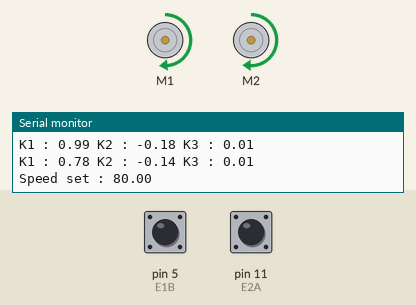
Bench run of a sketch on a simulated Arduino Uno, built with avr-gcc and run on an emulated ATmega328P. Shown: 2 × DC motor (green arrow = forward, orange = backward, longer = faster), the last lines printed to the serial monitor. The inputs (shaded band) are chosen by the test bench; at power-on: pin 5 (E1B) LOW, pin 11 (E2A) LOW.

Above: at 1.2 s.
1.3 s: pin 5 (E1B) pulsed HIGH 5 times (0.12 s each, 0.3 s apart)
At 3.0 s:
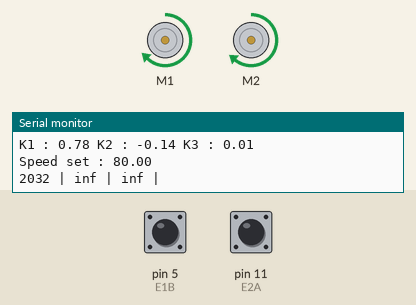
5.8 s: pin 11 (E2A) pulsed HIGH 5 times (0.12 s each, 0.3 s apart)
At 7.1 s:
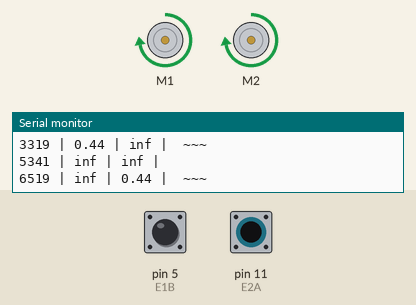
Timing chart, 0 to 8.8 s (numbered marks = the images above; inputs shaded):
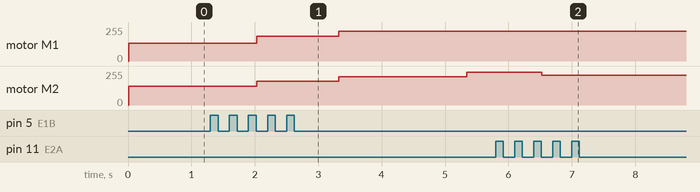

The sketch:

PID_controller.ino
```cpp
#include "DualVNH5019MotorShield.h"
//#include "TimerOne.h"

DualVNH5019MotorShield md;
long E2A = 11;
long E2B = 13;
long E1A = 3;
long E1B = 5;
float avgSpeed1 = 0;
float avgSpeed2 = 0;
float avgSpeeds1[25];
float avgSpeeds2[25];
int count1 = 0;
int count2 = 0;
int timer1_counter;

#define M1k  0.34003
#define M1ts  0.00465//78,0.00565
#define M1td  0.1//12//066//0.047;//0.07625;

#define M2k  0.33309
#define M2ts  0.0036//36 //77;
#define M2td  0.1//116 // 0.8 //Less turn right, more urn left


float M1k1, M1k2, M1k3;
float M2k1, M2k2, M2k3;
float errorCtrl = 2;
float error1[3] = {0, 0, 0};
float error2[3] = {0, 0, 0};
float setSpeed1, setSpeed2, rpm = 80;
float totalCount;
long errorCount;
#define ledPin 13

void stopIfFault()
{
  if (md.getM1Fault())
  {
    Serial.println("M1 fault");
    while (1);
  }
  if (md.getM2Fault())
  {
    Serial.println("M2 fault");
    while (1);
  }
}

void setup()
{
  Serial.begin(115200);
  Serial.println("Dual VNH5019 Motor Shield");
  pinMode(E1A, INPUT);
  pinMode(E1B, INPUT);
  pinMode(E2A, INPUT);
  pinMode(E2B, INPUT);
  PIDGearController1();
  PIDGearController2();

  Serial.print("Speed set : ");
  Serial.println(rpm);

  setSpeed1 = 210;
  setSpeed2 = 220;

  errorCount = 0;
  totalCount = 0;

  md.init();

  md.setM1Speed(setSpeed1);
  md.setM2Speed(setSpeed2);
}

void findSpeed(void)
{
  float speed_E1A, speed_E2A, speed_E1B, speed_E2B;
  speed_E1A = getSpeed(pulseIn(E1A, HIGH));
  speed_E1B = getSpeed(pulseIn(E1B, HIGH));
  speed_E2A = getSpeed(pulseIn(E2A, HIGH));
  speed_E2B = getSpeed(pulseIn(E2B, HIGH));

  Serial.print(millis());
  Serial.print(", ");
  //  Serial.print("M1 : ");
  Serial.print((speed_E1B + speed_E1A) / 2);
  Serial.print(", ");
  //  Serial.print("M2 : ");
  Serial.println((speed_E2B + speed_E2A) / 2);

}


void loop() {

  //  Serial.print("Set Speed 1 : ");
  //  Serial.print(setSpeed1);
  //  Serial.print("Set Speed 2 : ");
  //  Serial.println(setSpeed2);
  if (totalCount == 100) {
    Serial.println();
    Serial.println("~~~~~");
    Serial.print("Error Rate : ");
    Serial.println(errorCount / totalCount);
    Serial.println("~~~~~");
    Serial.println();
    errorCount = 0;
    totalCount = 0;
  }
  totalCount += 1;

  delay(20);

  float motorSpeed1 = getSpeed (pulseIn(E1B, HIGH));
  float motorSpeed2 = getSpeed (pulseIn(E2A, HIGH));

  Serial.print(millis());
  Serial.print(" | ");
  Serial.print(motorSpeed1);
  Serial.print(" | ");
  ////    Serial.print(", Motor Speed 2 : ");
  Serial.print(motorSpeed2);
  Serial.print(" | ");
  //  Serial.print(motorSpeed2 - motorSpeed1);

  if (fabs(motorSpeed2 - motorSpeed1) > 2 * errorCtrl)
  {
    errorCount++;
    Serial.println(" ~~~");
  }
  else
    Serial.println();

  if (motorSpeed1 > 150)
    motorSpeed1 = 0;

  if (motorSpeed2 > 150)
    motorSpeed2 = 0;

  errorUpdate(error1);
  error1[0] = rpm - motorSpeed1 ;
  errorUpdate(error2);
  error2[0] = rpm - motorSpeed2 ;

  if (fabs(error1[0]) > errorCtrl ) {
    //    Serial.print(millis());

    if (motorSpeed1 < 150)
      setSpeed1 = correctedSpeed(setSpeed1, error1[0], error1[1], error1[2], 1);
    else
      error1[0] = 0;

    md.setM1Speed(setSpeed1);
    //      Serial.print("New Set Speed 1 : ");
    //      Serial.println(setSpeed1);
    //      Serial.println();
  }

  if (fabs(error2[0]) > errorCtrl) {
    //      Serial.print(millis());

    if (motorSpeed2 < 150)
      setSpeed2 = correctedSpeed(setSpeed2, error2[0], error2[1], error2[2], 2);
    else
      error2[0] = 10;

    md.setM2Speed(setSpeed2);
    //          Serial.print(", New Set Speed 2 : ");
    //          Serial.println(setSpeed2);
  }
}

/*void loop() {
  Serial.println("Speed set : 250");
  md.setM1Speed(250);
  md.setM2Speed(250);
  for (int i = 0; i < 16000; i++)
    if (i % 100 == 0)
    { findSpeed();
      delay(10);
    }
  Serial.print(millis());
  Serial.print(", ");
  Serial.println("Speed set : 300");
  md.setM1Speed(300);
  md.setM2Speed(300);
  for (int i = 0; i < 16000; i++)
    if (i % 100 == 0)
    { findSpeed();
      delay(10);
    }
  Serial.println("Speed set : 0");
  md.setM1Speed(0);
  md.setM2Speed(0);
  delay(100000);
}
*/
//void loop()
//{ float speed_E1A, speed_E2A, speed_E1B, speed_E2B;
//  for (int j = 5; j <= 40; j++) {
//    resetAvgSpeed(1);
////    resetAvgSpeed(2);
//    long speed = j * 10;
//    for (int i = 0; i <= 2000; i++)
//    {
//      md.setM1Speed(speed);
////      md.setM2Speed(speed);
//      stopIfFault();
//      if (i % 200 == 100)
//      {
//        speed_E1A = getSpeed(pulseIn(E1A, HIGH));
//        speed_E1B = getSpeed(pulseIn(E1B, HIGH));
//        addAvgSpeed(1, speed_E1A);
//        addAvgSpeed(1, speed_E1B);
//
////        speed_E2A = getSpeed(pulseIn(E2A, HIGH));
////        speed_E2B = getSpeed(pulseIn(E2B, HIGH));
////        addAvgSpeed(2, speed_E2A);
////        addAvgSpeed(2, speed_E2B);
//      }
//      delay(2);
//    }
//    Serial.print(speed);
//    Serial.print(", ");
//    Serial.print(getAvgSpeed(1));
//    Serial.print(", ");
//    Serial.println(sortAndAverage(avgSpeeds1, count1));
////    Serial.print(", ");
////    Serial.print(getAvgSpeed(2));
////    Serial.print(", ");
////    Serial.println(sortAndAverage(avgSpeeds2, count2));
//  }
//
//}

//void calibrate(){
//  for(i=0;i<10;i++){
//    md.setSpeeds(350,350);
//    delay(1000);
//    md.setBrakes(400,400);
//    delay(1000);
//  }
//}
void errorUpdate(float error[]) {
  error[2] = error[1];
  error[1] = error[0];
}

//float setSpeedMotor1 (float rpm) {
//  return (rpm + 9.156) / 0.37082;
//}
//
//
//float setSpeedMotor2 (float rpm) {
//  return (rpm + 12.133) / 0.36246;
//}

float getSpeed (long pulseInTime) {
  long timePeriod = pulseInTime * 2;
  float rps = 1000000 / (timePeriod * 562.25);
  float rpm = rps * 60;
  return rpm;
}

float addAvgSpeed (int motor, float rpm) {
  if (motor == 1)
  {
    avgSpeed1 += rpm;
    avgSpeeds1[count1] = rpm;
    count1++;
  }
  else if (motor == 2)
  {
    avgSpeed2 += rpm;
    avgSpeeds2[count2] = rpm;
    count2++;
  }
  else
    Serial.print("Invalid input of motor");
}

float getAvgSpeed (int motor) {
  if (motor == 1)
    return avgSpeed1 / count1;
  else if (motor == 2)
    return avgSpeed2 / count2;
  else
    Serial.print("Invalid input of motor");
}

float resetAvgSpeed (int motor) {
  if (motor == 1)
  {
    avgSpeed1 = 0;
    count1 = 0;
  }
  else if (motor == 2)
  {
    avgSpeed2 = 0;
    count2 = 0;
  }
  else
    Serial.print("Invalid input of motor");
}

float sortAndAverage(float values[], int count) {
  sort(values, count);
  int startCount = 2 * count / 5;
  int stopCount = 4 * count / 5;
  float sum = 0;
  for (int i = startCount; i <= stopCount; i++)
    sum += values[i];
  return sum / (stopCount - startCount + 1);
}

void sort(float values[], int count) {
  float temp;
  for (int i = 0; i < count; i++)
    for (int j = i + 1; j <= count - 1 - i; j++)
      if (values[i] > values[j])
      { temp = values[i];
        values[i] = values[j];
        values[j] = temp;
      }
}

void PIDGearController1() {

  Serial.print("M1k : ");
  Serial.print(M1k);
  Serial.print(" M1ts : ");
  Serial.print(M1ts);
  Serial.print(" M1td : ");
  Serial.println(M1td);

  float Kc =  (1.2 * M1ts) / (M1k * M1td);
  float Ti =  2 * M1td;
  float Td = 0.5 * M1td;
  //  float Td = 0;

  Serial.print("Kc : ");
  Serial.print(Kc);
  Serial.print(" Ti : ");
  Serial.print(Ti);
  Serial.print(" Td : ");
  Serial.println(Td);

  float Kp =  Kc;
  float Ki = Kc / Ti;
  //  float Ki = 0;
  //  float Kd = 0;
  float Kd =  Kc * Td;

  Serial.print("Kp : ");
  Serial.print(Kp);
  Serial.print(" Ki : ");
  Serial.print(Ki);
  Serial.print(" Kd : ");
  Serial.println(Kd);

  M1k1 = Kp + Ki + Kd;
  M1k2 = -Kp - 2 * Kd;
  //  M1k2 = 0;
  M1k3 = Kd;

  Serial.print("K1 : ");
  Serial.print(M1k1);
  Serial.print(" K2 : ");
  Serial.print(M1k2);
  Serial.print(" K3 : ");
  Serial.println(M1k3);
}

void PIDGearController2() {
  float Kc =  (1.2 * M2ts) / (M2k * M2td);
  float Ti = 2 * M2td;
  float Td = 0.5 * M2td;

  float Kp =  Kc;
  float Ki = Kc / Ti;
  //  float Ki = 0;
  //  float Kd = 0;
  float Kd =  Kc * Td;

  M2k1 = Kp + Ki + Kd;
  M2k2 = -Kp - 2 * Kd;
  M2k3 = Kd;

  Serial.print("K1 : ");
  Serial.print(M2k1);
  Serial.print(" K2 : ");
  Serial.print(M2k2);
  Serial.print(" K3 : ");
  Serial.println(M2k3);
}

float correctedSpeed(float originalSpeed, float error1, float error2, float error3, int motor) {
  //  Serial.print(" original Speed : ");
  //  Serial.print(originalSpeed);
  //  Serial.print(" Error 1 : ");
  //  Serial.print(error1);
  //  Serial.print(" Error 2 : ");
  //  Serial.print(error2);
  //  Serial.print(" Error 3 : ");
  //  Serial.print(error3);
  if (motor == 1) {
    //    Serial.print(" Additional Speed : ");
    //    Serial.println(error1 * M1k1 + error2 * M1k2 + error3 * M1k3);
    float newSpeed = originalSpeed + error1 * M1k1 + error2 * M1k2 + error3 * M1k3;
    if (newSpeed > 350)
      newSpeed = 350;

    return newSpeed;
  }
  else {
    //    Serial.print(" Additional Speed : ");
    //    Serial.print(error1 * M2k1);
    float newSpeed = originalSpeed + error1 * M2k1 + error2 * M2k2 + error3 * M2k3;
    if (newSpeed > 400)
      newSpeed = 350;

    return newSpeed;
  }
}
```

Measured:
- after the input at 5.8 s, motor M2: forward 246/255 → forward 223/255 after 0.72 s instead of 1.6 s
